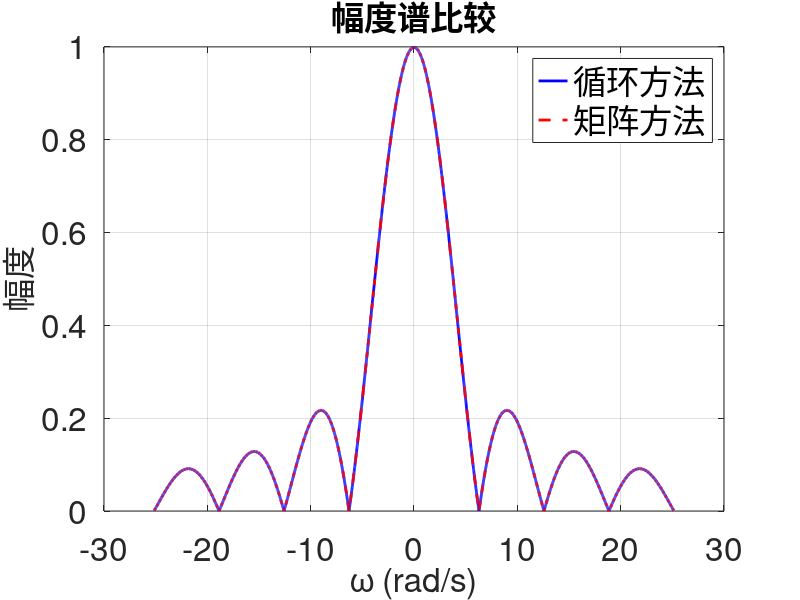

This chart was generated by the following MATLAB code:
clear;
close all;
clc;


% ex04_04b.m  |  例4.4 · 数值法·矩阵化  |  AI 生成，已校验，R2023b
% 定义时间轴和信号
t = -1:0.001:1;
dt = t(2) - t(1);
w = -8*pi:0.01:8*pi;
f = double(abs(t) < 0.5);      % 居中矩形脉冲，宽度1

%% 方法1：按定义循环计算频谱
tic;
F = zeros(1, length(w));
for k = 1:length(w)
    F(k) = sum(f .* exp(-1j*w(k)*t)) * dt;
end
t_loop = toc;

%% 方法2：一次矩阵运算
tic;
E = exp(-1j * w.' * t);         % 变换矩阵，行对应频点，列对应时刻
F_matrix = (E * f.') * dt;      % 一步得到所有频点的频谱
t_matrix = toc;

%% 显示运行时间
fprintf('循环方法运行时间：%.4f 秒\n', t_loop);
fprintf('矩阵方法运行时间：%.4f 秒\n', t_matrix);

%% 绘图比较两种结果的幅度谱
figure;
plot(w, abs(F), 'b-', 'LineWidth', 2);      % 循环结果，蓝色实线
hold on;
plot(w, abs(F_matrix), 'r--', 'LineWidth', 2); % 矩阵结果，红色虚线
hold off;
grid on;
set(gca, 'FontSize', 24);
xlabel('\omega (rad/s)', 'FontSize', 24);
ylabel('幅度', 'FontSize', 24);
title('幅度谱比较', 'FontSize', 24);
legend('循环方法', '矩阵方法', 'FontSize', 24);
